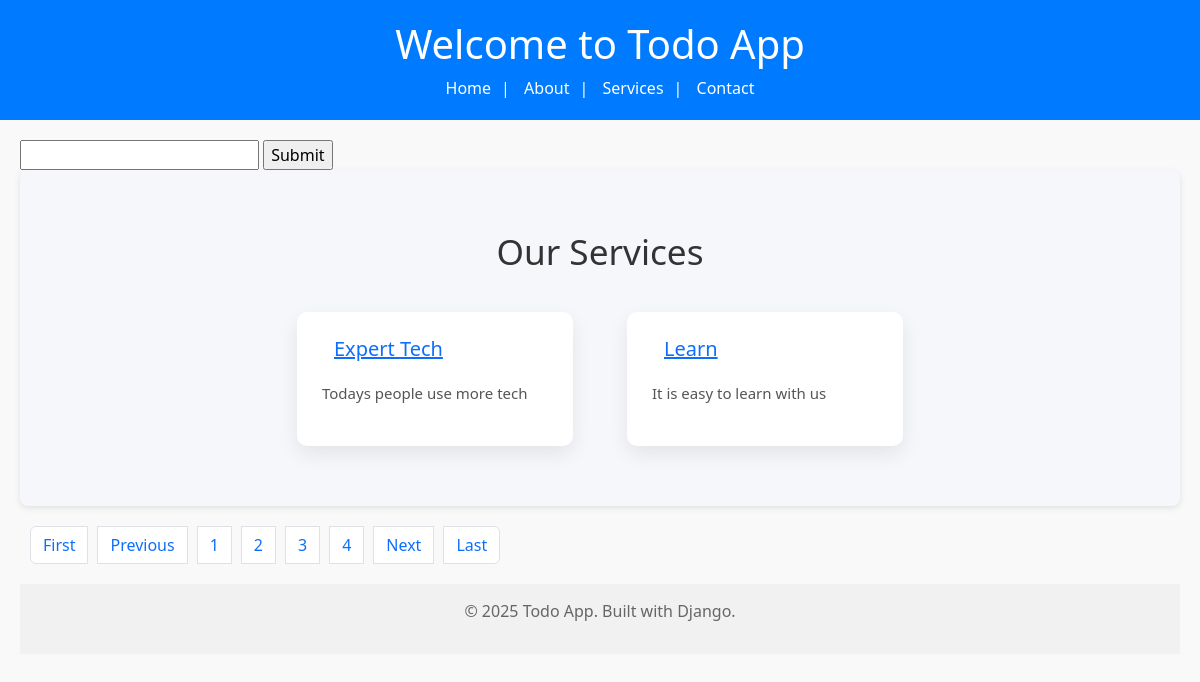
The page /service/?page=2 on the database its author committed.
### service/models.py (models this page shows)
class Service(models.Model):
    service_icon=models.CharField(max_length=50)
    service_title=models.CharField(max_length=50)
    service_des=HTMLField()
    slug=AutoSlugField(unique=True,populate_from="service_title",null=True,default=None)

### learn/views.py (the view)
# urls.py: path('service/', views.service_view, name='service'),
def service_view(request):
    servicesData=Service.objects.all().order_by('service_title')
    paginator=Paginator(servicesData,2)
    page_number=request.GET.get('page')
    ServiceDataFinal=paginator.get_page(page_number)
    totalpage=ServiceDataFinal.paginator.num_pages
    if request.method=="GET":
        st=request.GET.get('servicename')
        if st!=None:
            servicesData=Service.objects.filter(service_title__icontains=st)
    data={
        'servicesData':ServiceDataFinal,
        'lastpage':totalpage,
        'totalpagelist':[n+1 for n in range (totalpage)]
    }
    return render(request, 'service.html',data)

### templates/service.html (shortened to what this page needs)
{% load static %}
{% include "header.html" %}
<!DOCTYPE html>
<html lang="en">
<head>
    <link rel="stylesheet" href="{% static 'css/style.css' %}">
</head>
<body>
    <main>
        <div class="col-12">
            <form method ="get">
                <input type="text" name="servicename" value=""/>
                <input type="submit" name="Search"/>
            </form>
        </div>
<section>
    <h3>Our Services</h3>
    <div class="row">
        {% for n in servicesData %}
        <div class="col-lg-4 col-md-6">
            <div class="single-feature mb-30">
                <div class="title">
                    <h4><a href="#">{{ n.service_title }}</a></h4>
                </div>
                <p>{{ n.service_des|safe }}</p>
            </div>
        </div>
        {% endfor %}
    </div>
</section>
<nav aria-label="...">
  <ul class="pagination">
    {% if servicesData.has_previous %}
    <li class="page-item ">
      <a class="page-link" href="/service/?page=1" tabindex="-1">First</a>
    </li>
     <li class="page-item ">
      <a class="page-link" href="/service/?page={{servicesData.previous_page_number}}" tabindex="-1">Previous</a>
    </li>
    {% endif %}
    {%for n in totalpagelist%}
    <li class="page-item"><a class="page-link" href="/service/?page={{n}}">{{n}}</a></li>
    {%endfor%}
    {% if servicesData.has_next %}
     <li class="page-item">
      <a class="page-link" href="/service/?page={{servicesData.next_page_number}}">Next</a>
    </li>
    <li class="page-item">
      <a class="page-link" href="/service/?page={{lastpage}}">Last</a>
    </li>
    {%endif%}
  </ul>
</nav>
{% include "footer.html" %}

### static/css/style.css (style rules this page uses)
body { font-family: 'Segoe UI', Tahoma, Geneva, Verdana, sans-serif; background-color: #f9f9f9; margin: 0; padding: 0; }
nav a { color: white; margin: 0 10px; text-decoration: none; }
main { padding: 20px; }
section { background-color: #ffffff; margin-bottom: 20px; padding: 15px; border-radius: 8px; box-shadow: 0 2px 6px rgba(0, 0, 0, 0.1); }

### templates/service.html (style rules this page uses)
section { padding: 60px 20px; text-align: center; background-color: #f5f7fa; }
h3 { font-size: 2.2rem; margin-bottom: 40px; color: #333; }
.row { display: flex; flex-wrap: wrap; justify-content: center; gap: 30px; }
.col-lg-4, .col-md-6 { flex: 0 1 300px; }
.single-feature { background-color: #fff; border-radius: 10px; padding: 25px; box-shadow: 0 8px 20px rgba(0, 0, 0, 0.08); transition: transform 0.3s ease; height: 100%; }
.title { display: flex; align-items: center; justify-content: flex-start; gap: 12px; margin-bottom: 20px; }
.title h4 { font-size: 20px; margin: 0; color: #333; }
.single-feature p { color: #555; font-size: 15px; line-height: 1.6; text-align: left; }

### rows shown on the page
Service: service_title "Expert Tech", service_des "Todays people use more tech"
Service: service_title "Learn", service_des "It is easy to learn with us"

### other values the page prints
{{ n }} "1" "2" "3" "4"
